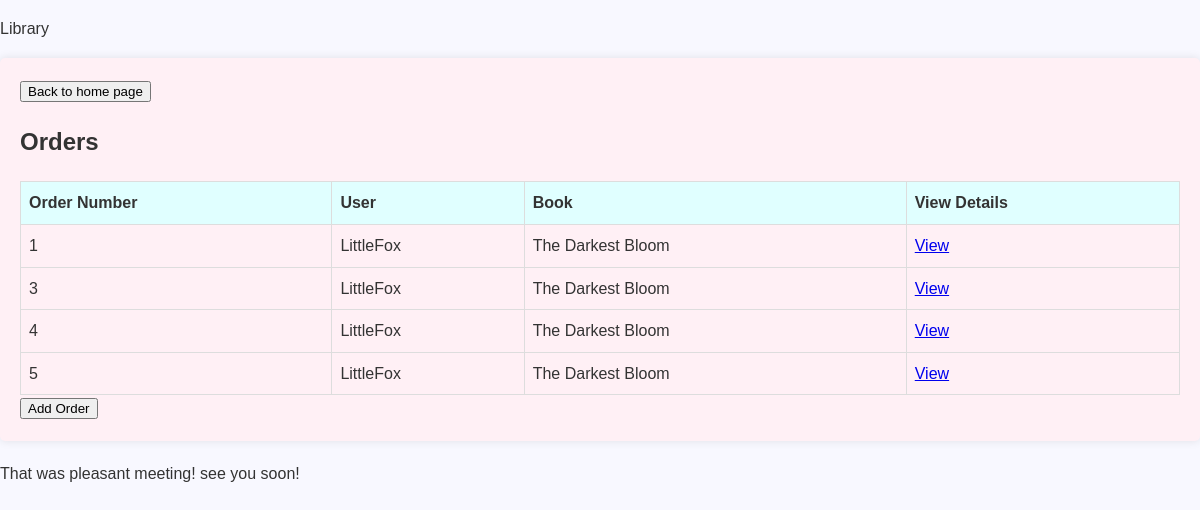
The page /orders on the database as committed earlier.
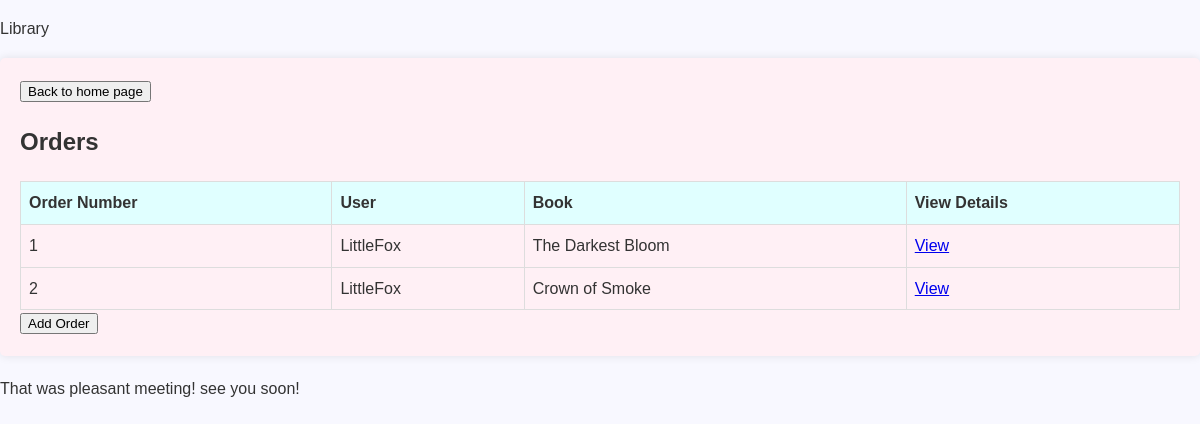
The same page on the database as committed later.
### library/models.py (models this page shows, shortened)
class Order(models.Model):
    book = models.ForeignKey(Book, on_delete=models.CASCADE)
    user = models.ForeignKey(Users, on_delete=models.CASCADE)
    order_date = models.DateField(auto_now_add=True)
    order_number = models.IntegerField(primary_key=True,unique=True)

class Users(models.Model):
    name = models.CharField(max_length=100)
    username = models.CharField(max_length=150, unique=True, blank=True)
    email = models.EmailField(unique=True)
    bio= models.TextField(blank=True)
    def __str__(self):
        return self.username

class Book(models.Model):
    title = models.CharField(max_length=200)
    author = models.ForeignKey(Author, on_delete=models.CASCADE)
    description = models.TextField(blank=True)
    published_date = models.DateField()
    category = models.ForeignKey(Category, on_delete=models.CASCADE)
    def __str__(self):
        return self.title

### library/views.py (the view)
# urls.py: path("orders",views.order_list,name='order_list'),
def order_list(request):
    orders = Order.objects.all()
    return render(request,
                'library/orders/list.html',
                  {'orders': orders})

### library/templates/library/orders/list.html
{% extends "library/base.html" %}
{% block content %}
  <a href="{% url 'home' %}"><button>Back to home page</button></a>
  <h2>Orders</h2>
  {% if orders %}
    <table>
      <thead>
        <tr>
          <th>Order Number</th>
          <th>User</th>
          <th>Book</th>
          <th>View Details</th>
        </tr>
      </thead>
      <tbody>
        {% for order in orders %}
          <tr>
            <td>{{ order.order_number }}</td>
            <td>{{ order.user }}</td>
            <td>{{ order.book }}</td>
            <td>
              <a href="{% url 'order_detail' order_number=order.order_number %}">View</a>
            </td>
          </tr>
        {% endfor %}
      </tbody>
    </table>
  {% else %}
    <p>No orders found.</p>
  {% endif %}
  <a href="{% url 'order_create' %}"><button>Add Order</button></a>
{% endblock %}

### library/templates/library/base.html (shortened to what this page needs)
<!DOCTYPE html>
<html>
<head>
    {% load static %}
    <link href="{% static 'css/library.css' %}" rel="stylesheet">
</head>
<body>
    <div id="header">
        <p>Library</p>
    </div>
    <div id="content">
        {% block content %}
        {% endblock %}
    </div>
    <div id="sidebar">
        <p>That was pleasant meeting! see you soon!</p>
    </div>
</body>
</html>

### library/static/css/library.css (style rules this page uses)
body { font-family: Arial, sans-serif; margin: 0; padding: 0; background-color: #f8f8ff; color: #333; line-height: 1.6; }
#content { padding: 20px; background-color: #fff0f5; border-radius: 5px; box-shadow: 0 0 10px rgba(0, 0, 0, 0.1); margin-bottom: 20px; }
table { border-collapse: collapse; width: 100%; margin-top: 20px; }
th, td { border: 1px solid #ddd; padding: 8px; text-align: left; }
th { background-color: #e0ffff; font-weight: bold; }

Rows that differ between the two databases and show on the page:
removed Order: order_number "3", user "LittleFox", book "The Darkest Bloom"
removed Order: order_number "4", user "LittleFox", book "The Darkest Bloom"
removed Order: order_number "5", user "LittleFox", book "The Darkest Bloom"
added Order: order_number "2", user "LittleFox", book "Crown of Smoke"
